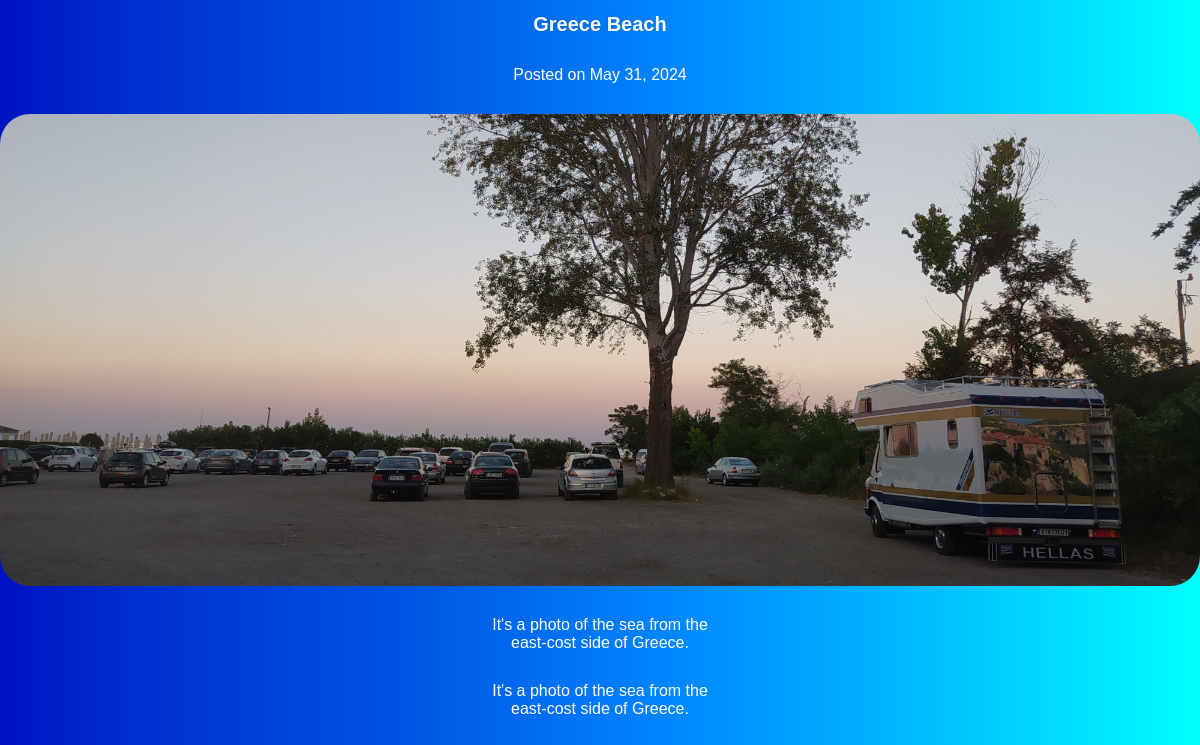
The page /post/8/ on the database its author committed.
### myapp/models.py (models this page shows)
class Post(models.Model):
    title = models.CharField(max_length=30)
    post_date = models.DateField()
    image = models.ImageField(upload_to='static/Images/')
    paragraph = models.TextField(max_length=250)
    more_details_for_the_dedicated_page = models.TextField(max_length=2500, default=' ')

### myapp/views.py (the view)
# urls.py: path('post/<int:post_id>/', views.post_detail, name='post_detail'),
def post_detail(request, post_id):
    post = get_object_or_404(Post, pk=post_id)
    return render(request, './html/post_detail.html', {'post': post})

### myapp/templates/html/post_detail.html (shortened to what this page needs)
<!DOCTYPE html>
<html lang="en">
<head>
    <link rel="stylesheet" type="text/css" href="../../static/css/post_detail.css">
</head>
<body class="backgr">
    <h1 class="ihead">{{ post.title }}</h1>
    <p>Posted on {{ post.post_date }}</p>
    <img src="{{ post.image.url }}" alt="{{ post.title }}">
    <p>{{ post.paragraph }}</p>
    <p>{{ post.more_details_for_the_dedicated_page }}</p>
</body>
</html>

### myapp/static/css/post_detail.css (style rules this page uses)
img { display: block; margin-left: auto; margin-right: auto; border-radius: 30px; max-width: 100%; height: auto; }
p { max-width: 250px; color: rgb(255, 255, 255); font-family: Arial, sans-serif; text-align: center; margin: auto; margin-top: 30px; margin-bottom: 30px; }
.ihead { text-align: center; color: rgb(255, 255, 255); font-size: 20px; font-weight: bold; text-shadow: 0 0 3px rgba(0, 0, 0, 0.175); font-family: Verdana, sans-serif; }
.backgr { margin: 0px; background-image: linear-gradient( to right in oklab, oklch(37% 0.26 259) 0%, 61%, oklch(81% 0.5 204) 100% ); }

### rows shown on the page
Post: title "Greece Beach", post_date "May 31, 2024", image (picture), paragraph "It's a photo of the sea from the east-cost side of Greece.", more_details_for_the_dedicated_page "It's a photo of the sea from the east-cost side of Greece."
